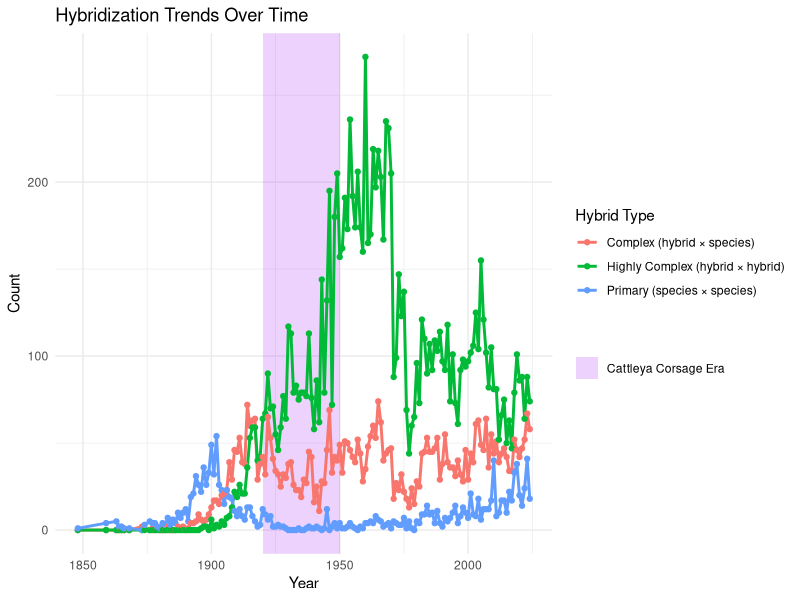
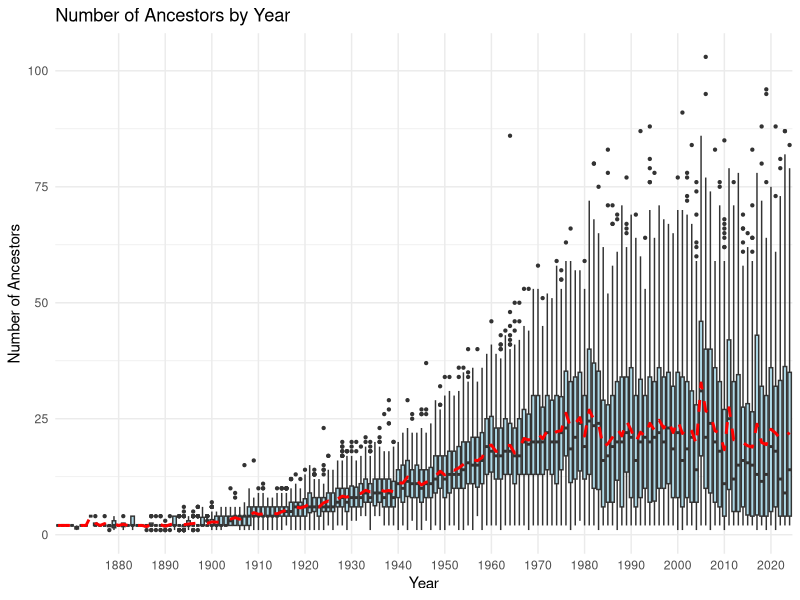
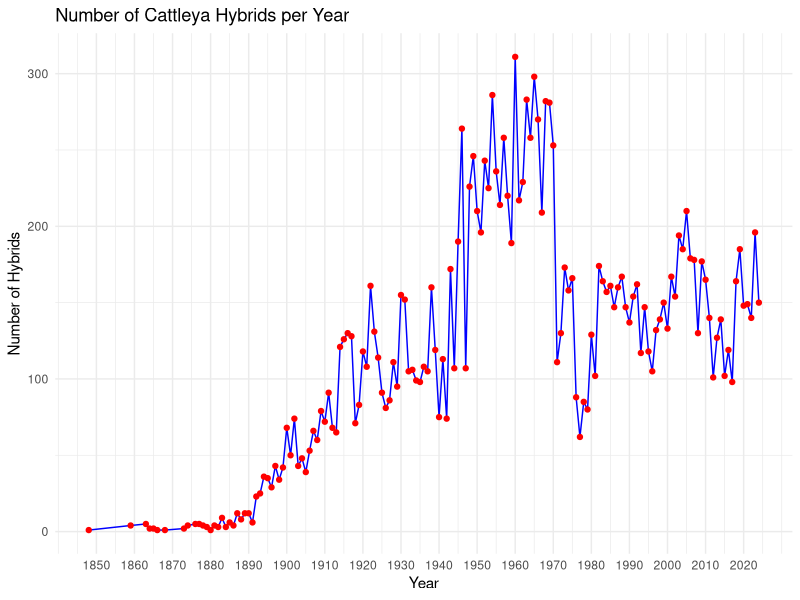
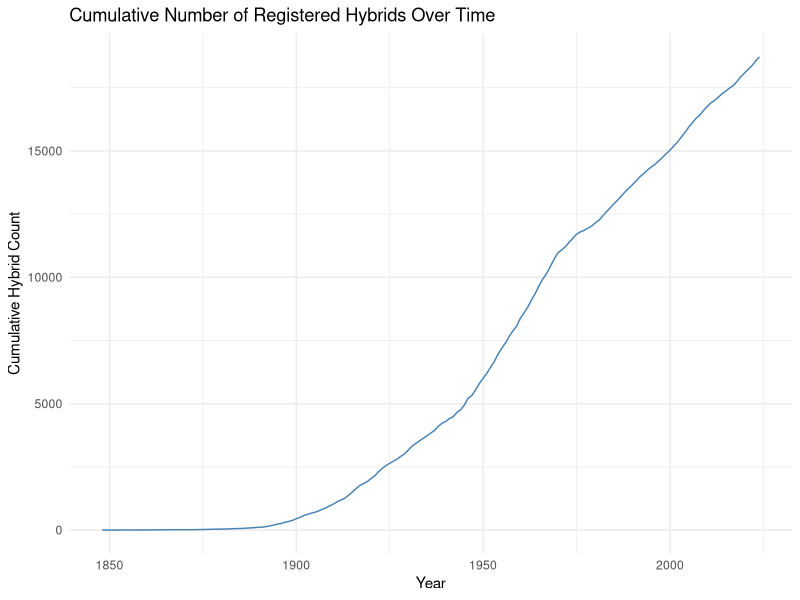

Generate these figures, in order, with R:
#!/usr/bin/env Rscript
# Regenerate the hybridization-trend figures from the derived tables in data/.
# Needs no access to the raw orchidroots scrape.
#
#   Rscript figures_from_derived.R [output-dir]
#
# Covers Figure 1, Figure 2, Figure S1 and Figure S2. Figure 3 and Table 1
# come from species_tree_signal.R.

suppressPackageStartupMessages({library(ggplot2); library(dplyr)})

out <- if (length(commandArgs(trailingOnly = TRUE)) >= 1)
  commandArgs(trailingOnly = TRUE)[1] else "../figures_regenerated"
dir.create(out, showWarnings = FALSE, recursive = TRUE)

trend    <- read.csv("../data/hybrids_by_year_type.csv")
ancestors<- read.csv("../data/ancestors_by_year.csv")
per_year <- read.csv("../data/hybrids_per_year.csv")

# --- Figure 1: hybridization trends by type, with the Corsage Era band ------
trend$HybridTypeLabel <- dplyr::recode(trend$HybridType,
  "Primary Hybrid"        = "Primary (species × species)",
  "Complex Hybrid"        = "Complex (hybrid × species)",
  "Highly Complex Hybrid" = "Highly Complex (hybrid × hybrid)")

corsage_era <- data.frame(xmin = 1920, xmax = 1950, ymin = -Inf, ymax = Inf,
                          era = "Cattleya Corsage Era")

p1 <- ggplot() +
  geom_rect(data = corsage_era,
            aes(xmin = xmin, xmax = xmax, ymin = ymin, ymax = ymax, fill = era),
            alpha = 0.2, inherit.aes = FALSE) +
  geom_line(data = trend,
            aes(x = Year, y = Count, color = HybridTypeLabel, group = HybridTypeLabel),
            linewidth = 1) +
  geom_point(data = trend, aes(x = Year, y = Count, color = HybridTypeLabel)) +
  scale_fill_manual(name = "", values = c("Cattleya Corsage Era" = "purple")) +
  labs(title = "Hybridization Trends Over Time", x = "Year", y = "Count",
       color = "Hybrid Type") +
  theme_minimal() +
  guides(fill = guide_legend(override.aes = list(alpha = 0.2)))
ggsave(file.path(out, "fig1_hybridization_trends_by_type.png"), p1,
       width = 9, height = 5.5, dpi = 150)

# --- Figure 2: ancestor count distribution by year -------------------------
p2 <- ggplot(ancestors, aes(x = as.factor(Year), y = Ancestors)) +
  geom_boxplot(fill = "lightblue", outlier.size = 0.8) +
  stat_summary(aes(group = 1), fun = mean, geom = "line",
               color = "red", linewidth = 1, linetype = "dashed") +
  labs(title = "Number of Ancestors by Year", x = "Year", y = "Number of Ancestors") +
  scale_x_discrete(breaks = seq(1850, max(ancestors$Year), by = 10)) +
  theme_minimal()
ggsave(file.path(out, "fig2_ancestors_by_year.png"), p2,
       width = 9, height = 5.5, dpi = 150)

# --- Figure S1: hybrids registered per year --------------------------------
pS1 <- ggplot(per_year, aes(x = Year, y = Hybrids)) +
  geom_line(color = "blue") + geom_point(color = "red") +
  labs(title = "Number of Cattleya Hybrids per Year", x = "Year", y = "Number of Hybrids") +
  scale_x_continuous(breaks = seq(1850, max(per_year$Year), by = 10)) +
  theme_minimal()
ggsave(file.path(out, "figS1_hybrids_per_year.png"), pS1,
       width = 9, height = 5.5, dpi = 150)

# --- Figure S2: cumulative registered hybrids ------------------------------
pS2 <- ggplot(per_year, aes(x = Year, y = Cumulative)) +
  geom_line(color = "steelblue") +
  labs(title = "Cumulative Number of Registered Hybrids Over Time",
       x = "Year", y = "Cumulative Hybrid Count") +
  theme_minimal()
ggsave(file.path(out, "figS2_cumulative_hybrids.png"), pS2,
       width = 11, height = 6, dpi = 150)

cat("wrote 4 figures to", normalizePath(out), "\n")
